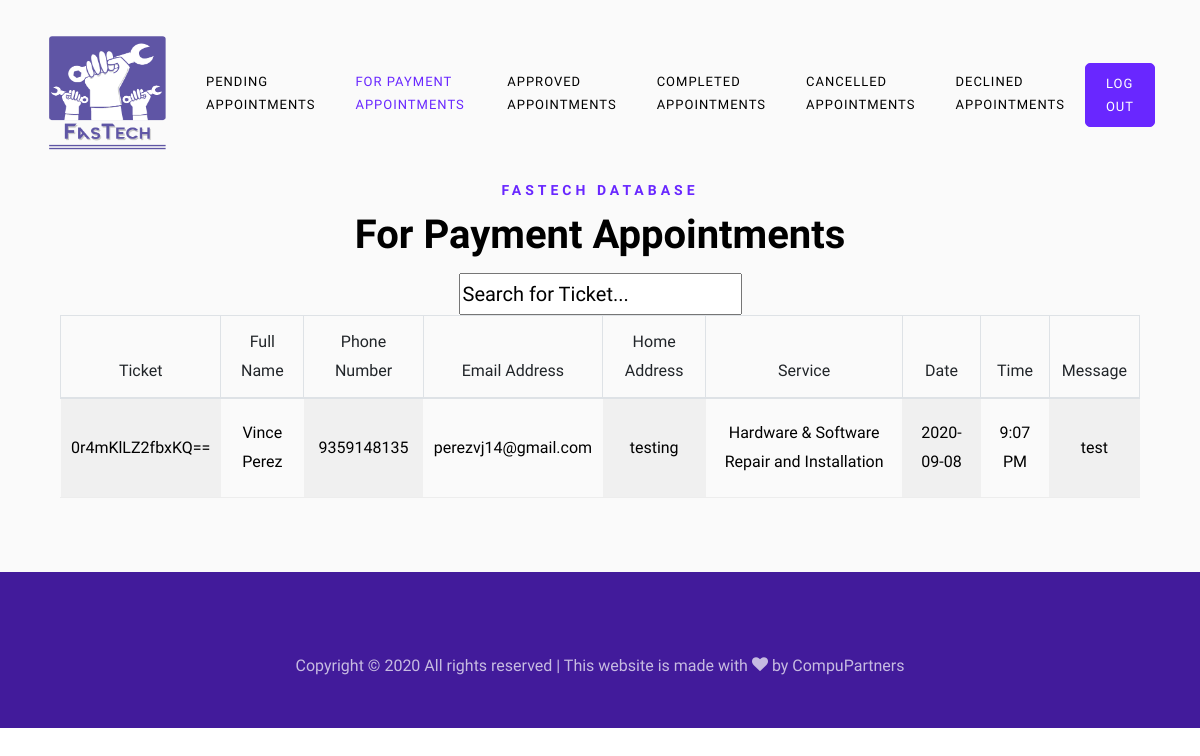
/admin/forpayment.php (signed in), run on the app's committed database.
### tables this page shows
CREATE TABLE `appointments` (
  `apt_id` int(11) NOT NULL,
  `requestee` int(11) DEFAULT NULL,
  `name` varchar(100) NOT NULL,
  `phone` bigint(11) NOT NULL,
  `email` varchar(100) NOT NULL,
  `address` varchar(255) NOT NULL,
  `service` varchar(100) NOT NULL,
  `date` date NOT NULL,
  `time` varchar(50) DEFAULT NULL,
  `issue` varchar(255) NOT NULL,
  `ticket` varchar(255) NOT NULL,
  `status` varchar(11) NOT NULL
);

### admin/forpayment.php (the view, shortened to what this page needs)
<!DOCTYPE html>
<html lang="en">
<head>
	<link rel="stylesheet" href="css/open-iconic-bootstrap.min.css">
	<link rel="stylesheet" href="css/animate.css">
	<link rel="stylesheet" href="css/owl.carousel.min.css">
	<link rel="stylesheet" href="css/owl.theme.default.min.css">
	<link rel="stylesheet" href="css/magnific-popup.css">
	<link rel="stylesheet" href="css/aos.css">
	<link rel="stylesheet" href="css/ionicons.min.css">
	<link rel="stylesheet" href="css/bootstrap-datepicker.css">
	<link rel="stylesheet" href="css/jquery.timepicker.css">
	<link rel="stylesheet" href="css/flaticon.css">
	<link rel="stylesheet" href="css/icomoon.css">
	<link rel="stylesheet" href="css/style.css">
</head>
<body>
	<nav class="navbar navbar-expand-lg navbar-dark ftco_navbar bg-dark ftco-navbar-light" id="ftco-navbar">
		<div class="container">
			<a class="navbar-brand" href="index.php"><img src="images/fastech1.png" width="125" height="120"></a>
			<div class="collapse navbar-collapse" id="ftco-nav">
                <ul class="navbar-nav ml-auto">
					<li class="nav-item"><a href="index.php" class="nav-link">Pending Appointments</a></li>
					<li class="nav-item active"><a href="forpayment.php" class="nav-link">For Payment Appointments</a></li>
					<li class="nav-item"><a href="approved.php" class="nav-link">Approved Appointments</a></li>
					<li class="nav-item"><a href="completed.php" class="nav-link">Completed Appointments</a></li>
					<li class="nav-item"><a href="cancelled.php" class="nav-link">Cancelled Appointments</a></li>
					<li class="nav-item"><a href="declined.php" class="nav-link">Declined Appointments</a></li>
				</ul>
			</div>
			<div class="collapse navbar-collapse" id="ftco-nav">
				<ul class="navbar-nav ml-auto">
					<li class="nav-item cta"><a href="logout.php" class="nav-link"><span>Log Out</span></a>
					</li>
				</ul>
			</div>
		</div>
	</nav>
	<section class="ftco-section bg-light" id="company">
		<div class="container">
			<div class="row justify-content-center mb-5 pb-3 ftco-animate">
				<div class="col-md-12 text-center heading-section ftco-animate">
					<br><br><br><br><br>
					<span class="subheading1">FASTECH DATABASE</span>
					<h2>For Payment Appointments</h2>
					<div class="col-lg-12">
					<input type="text" id="myTicket" onkeyup="myFunction()" placeholder="Search for Ticket..." title="Type in a reference ID" style="font-size: 20px;">
						<table class="table table-bordered">
							<thead>
								<tr>
									<th>Ticket</th>
									<th>Full Name</th>
									<th>Phone Number</th>
									<th>Email Address</th>
									<th>Home Address</th>
									<th>Service</th>
									<th>Date</th>
									<th>Time</th>
									<th>Message</th>
								</tr>
							</thead>
							<tbody>
								<?php
									include('../php/config.php');
									$sql = "SELECT * FROM appointments WHERE `status` = 'payment'";
									$res = mysqli_query($con, $sql );
									while($row=mysqli_fetch_array($res)){
										$time = $row['time'];
                           				$time =  date('g:i A', strtotime($time));
										echo "<tr>";
											echo "<td>";echo $row['ticket']; echo "</td>";
											echo "<td>";echo $row["name"]; echo "</td>";
											echo "<td>";echo $row["phone"];  echo "</td>";
											echo "<td>";echo $row["email"];  echo "</td>";
											echo "<td>";echo $row["address"];  echo "</td>";
											echo "<td>";echo $row["service"];  echo "</td>";
											echo "<td>";echo $row["date"];  echo "</td>";
											echo "<td>";echo $time;  echo "</td>";
											echo "<td>";echo $row["issue"];  echo "</td>";
										echo "</tr>";
									}
								?>
						</table>
					</div>
				</div>
			</div>
		</div>
		<br><br>
	</section>
	<footer class="ftco-footer ftco-bg-dark ftco-section">
		<div class="container">
			<div class="row">
				<div class="col-md-12 text-center">
					<p>
						Copyright &copy;
						<script>document.write(new Date().getFullYear());</script> All rights reserved | This website is
						made with <i class="icon-heart" aria-hidden="true"></i> by <a href="https://colorlib.com"
							target="_blank">CompuPartners</a>
					</p>
				</div>
			</div>
		</div>
	</footer>
</body>
</html>

### admin/css/icomoon.css (style rules this page uses)
[class^="icon-"], [class*=" icon-"] { font-family: 'icomoon' !important; speak: none; font-style: normal; font-weight: normal; font-variant: normal; text-transform: none; line-height: 1; -webkit-font-smoothing: antialiased; -moz-osx-font-smoothing: grayscale; }
.icon-heart:before { content: "\f004"; }

### data on the page
appointments: ticket "0r4mKlLZ2fbxKQ==", name "Vince Perez", phone "9359148135", email "perezvj14@gmail.com", address "testing", service "Hardware & Software Repair and Installation", date "2020-09-08", time "9:07 PM", issue "test"
